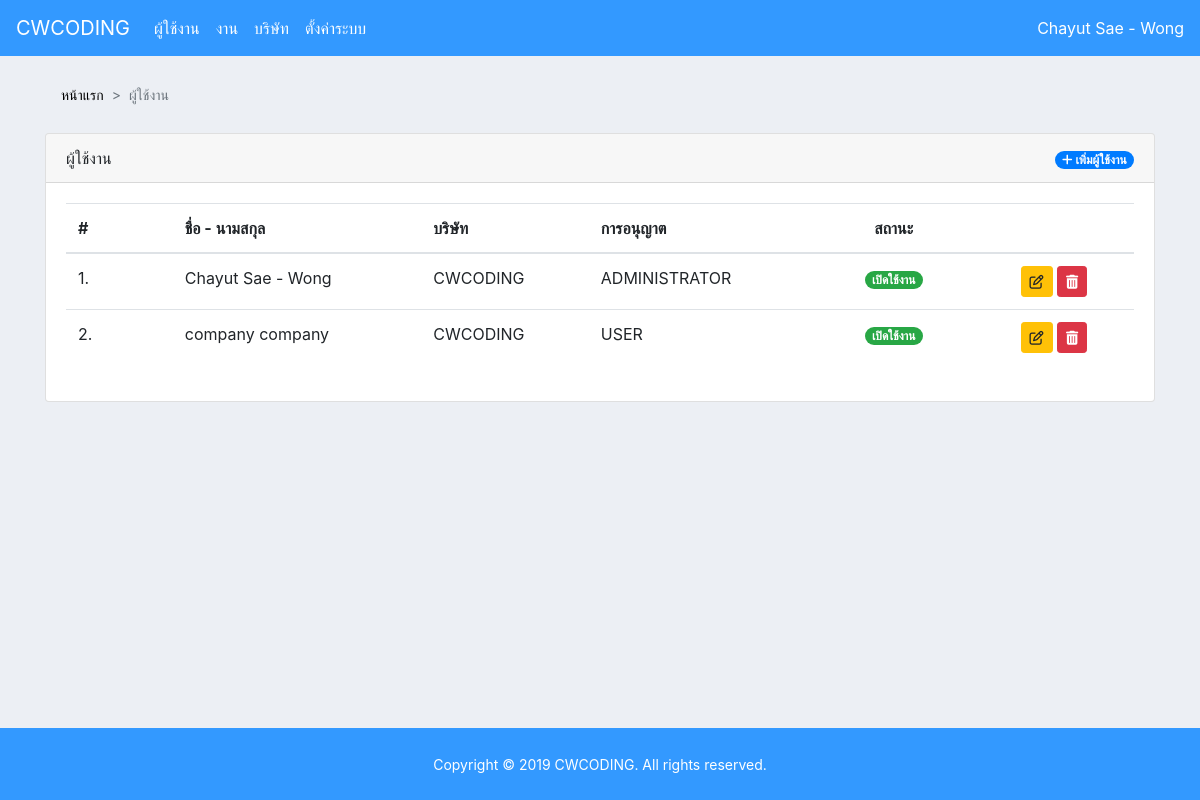
Screenshot of /app/dashboard/?page=users (signed in) with the database file from the repository.
### tables this page shows
CREATE TABLE `users` (
  `id` int(11) NOT NULL,
  `username` varchar(100) NOT NULL,
  `password` varchar(100) NOT NULL,
  `first_name` varchar(100) NOT NULL,
  `last_name` varchar(100) NOT NULL,
  `company` int(11) NOT NULL,
  `permission` enum('ADMINISTRATOR','USER') DEFAULT 'USER',
  `status` enum('Y','N') NOT NULL DEFAULT 'N',
  `updated_at` datetime NOT NULL,
  `created_at` datetime NOT NULL
);

CREATE TABLE `company` (
  `id` int(11) NOT NULL,
  `name` varchar(100) NOT NULL,
  `business_type` text NOT NULL,
  `about` text NOT NULL,
  `address` text NOT NULL,
  `province` int(11) NOT NULL,
  `tel` varchar(20) NOT NULL,
  `email` varchar(100) NOT NULL,
  `web_site` varchar(100) NOT NULL,
  `contact` varchar(100) NOT NULL,
  `updated_at` datetime NOT NULL,
  `created_at` datetime NOT NULL,
  `status` enum('Y','N') NOT NULL
);

### services/services.php (called while the page is built, shortened)
<?php
require_once("../../db_function/db_function.php");
$connection = db_connect();
function get_company($req = null)
{
    global $connection;
    if (!empty($req["id"])) {
        $id = $req["id"];
    }
    $sql = "SELECT `id`, `name`, `status`, `business_type`, `about`, `address`, `province`, `tel`, `email`, `web_site`, `contact`, `updated_at`, `created_at` FROM `company` ";
    if (!empty($req["id"])) {
        $sql .= "WHERE id = '" . $id . "' ";
    }
    $result = db_select($connection, $sql);
    $rows = array();
    if (!empty($result)) {
        foreach ($result as $row) {
            $rows[] = $row;
        }
    }
    return $rows;
}
function get_user($req = null)
{
    global $connection;
    $condition = true;
    $sql = "SELECT * FROM `users` ";
    if (!empty($req["company"])) {
        if($condition === true){
            $sql .= " WHERE ";
        }else{
            $sql .= " AND ";
        }
        $sql .= " company = '" . $req["company"] . "' ";
    }
    $result = db_select($connection, $sql);
    $rows = array();
    if (!empty($result)) {
        foreach ($result as $row) {
            $rows[] = $row;
        }
    }
    return $rows;
}

### db_function/db_function.php (called while the page is built, shortened)
<?php
function db_query($connection,$sql){
    try{
        $result = $connection->query($sql);
        return $result;
    }
    catch(Exception $e){
        echo "Erorer Code : " . $e->getCode() ."<br/>DB Query Failed: " . $e->getMessage();
        exit();
    }
}
function db_select($connection,$sql){
        $result = db_query($connection,$sql);
        $rows = array();
        while($row = $result->fetch_assoc()){
            $rows[] = $row;
        }
        return $rows;
}
?>

### app/users/users.php (the view, shortened to what this page needs)
<nav aria-label="breadcrumb" class="mt-3">
    <div class="container">
        <ol class="breadcrumb">
            <li class="breadcrumb-item"><a href="./">หน้าแรก</a></li>
            <li class="breadcrumb-item active" aria-current="page">ผู้ใช้งาน</li>
        </ol>
    </div>
</nav>
<div id="page-content">
    <div class="container">
        <div class="row">
            <div class="col-md-12">
                <div class="card">
                    <div class="card-header">
                        <div class="row">
                            <div class="col-md-6">
                                ผู้ใช้งาน
                            </div>
                            <div class="col-md-6 text-right">
                                <a href="?page=users_add" class="badge badge-pill badge-primary"><i class="fa fa-plus"></i>
                                    เพิ่มผู้ใช้งาน</a>
                            </div>
                        </div>
                    </div>
                    <div class="card-body">
                        <table id="myTable" class="table">
                            <thead>
                                <tr>
                                    <th style="width:10%;">#</th>
                                    <th>ชื่อ - นามสกุล</th>
                                    <th>บริษัท</th>
                                    <th>การอนุญาต</th>
                                    <th class="text-center" style="width:15%;">สถานะ</th>
                                    <th class="text-center" style="width:15%;"></th>
                                </tr>
                            </thead>
                            <tbody>
                                <?php
                                $req_user = array(
                                    "company" => $_SESSION["COMPANY"],
                                );
                                $res = get_user($req_user);
                                $num = 1;
                                foreach ($res as $row) {
                                    if ($row["status"] == "Y") {
                                        $bg_status = "badge-success";
                                        $status = "เปิดใช้งาน";
                                    } else {
                                        $bg_status = "badge-secondary";
                                        $status = "ปิดใช้งาน";
                                    }
                                    $company = "";
                                    if (!empty($row["company"])) {
                                        $req_company = array(
                                            "id" => $row["company"],
                                        );
                                        $res_company = get_company($req_company);
                                        $company = $res_company[0]["name"];
                                    }
                                    ?>
                                    <tr>
                                        <td scope="row"><?php echo $num; ?>.</td>
                                        <td><?php echo $row["first_name"] . " " . $row["last_name"]; ?></td>
                                        <td><?php echo $company; ?></td>
                                        <td><?php echo $row["permission"]; ?></td>
                                        <td class="text-center"><span class="badge badge-pill <?php echo $bg_status; ?>"><?php echo $status; ?></span></td>
                                        <td class="text-center">
                                            <form method="POST" class="d-inline" action="?page=users_edit">
                                                <button title="แก้ไข" class="btn btn-warning btn-sm text-black"><i class="fa fa-edit"></i></button>
                                            </form>
                                            <form method="POST" class="d-inline" action="../users/do_users.php">
                                                <button title="ลบ" onClick="return confirm('คุณต้องการลบข้อมูลนี้ใช่หรือไม่ ?');" class="btn btn-danger btn-sm text-black"><i class="fa fa-trash"></i></button>
                                            </form>
                                        </td>
                                    </tr>
                                <?php $num++;
                                } ?>
                            </tbody>
                        </table>
                    </div>
                </div>
            </div>
        </div>
    </div>
</div>

### app/dashboard/index.php (shortened to what this page needs)
<?php
require_once("../../services/services.php");
$page = isset($_GET["page"]) ? $_GET["page"] : "dashboard";
$ex_page = explode("_", $page);
?>
<!DOCTYPE html>
<html lang="en">
<head>
    <link rel="stylesheet" href="../../node_modules/bootstrap/dist/css/bootstrap.min.css">
    <link rel="stylesheet" href="../../node_modules/font-awesome/css/font-awesome.min.css">
    <link rel="stylesheet" href="../../node_modules/sweetalert2/dist/sweetalert2.min.css">
    <link rel="stylesheet" type="text/css" href="https://cdn.datatables.net/w/bs4-4.1.1/dt-1.10.18/r-2.2.2/datatables.min.css" />
    <link rel="stylesheet" href="../../assets/css/style.css">
</head>
<body class="d-flex flex-column">
    <?php include("../../include/navbar.php"); ?>
    <?php
    if ($page == "dashboard") {
        ?>
        <div id="page-content" class="mt-4">
            <div class="container text-center">
                <div class="row justify-content-center">
                    <div class="col-md-12">
                        <div class="card">
                            <div class="card-body">
                                <h1 class="font-weight-light mt-4">ยินดีต้อนรับคุณ <?php echo $_SESSION["FIRSTNAME"]." ".$_SESSION["LASTNAME"];?></h1>
                            </div>
                        </div>
                    </div>
                </div>
            </div>
        </div>
    <?php } elseif ($ex_page[0] == "system") {
        include("../" . $ex_page[0] . "_settings/" . $page . ".php");
    } else {
        include("../" . $ex_page[0] . "/" . $page . ".php");
    } ?>
    <?php include("../../include/footer.php"); ?>
</body>
</html>

### include/navbar.php (shortened to what this page needs)
<nav class="navbar navbar-expand-lg navbar-light bg-blue">
    <a class="navbar-brand text-white" href="./">CWCODING</a>
    <div class="nav-right ml-auto">
        <ul class="nav justify-content-end">
            <li class="nav_item">
                <a id="txt" class="nav-link text-white"></a>
            </li>
            <li class="nav-item dropdown position-static">
                <a class="nav-link text-white" href="#" id="navbarDropdown" role="button" data-toggle="dropdown" aria-haspopup="true" aria-expanded="true">
                    <?php echo $_SESSION["FIRSTNAME"] . " " . $_SESSION["LASTNAME"]; ?>
                </a>
            </li>
        </ul>
    </div>
    <div class="collapse navbar-collapse" id="navbarSupportedContent">
        <ul class="nav navbar-nav">
            <li class="nav-item dropdown">
                <a class="nav-link" href="#" id="navbarDropdown" role="button" data-toggle="dropdown" aria-haspopup="true" aria-expanded="false">
                    ผู้ใช้งาน
                </a>
            </li>
            <li class="nav-item dropdown">
                <a class="nav-link" href="#" id="navbarDropdown" role="button" data-toggle="dropdown" aria-haspopup="true" aria-expanded="false">
                    งาน
                </a>
            </li>
            <?php
            if ($_SESSION["PERMISSION"] == "ADMINISTRATOR") {
                ?>
                <li class="nav-item dropdown">
                    <a class="nav-link" href="#" id="navbarDropdown" role="button" data-toggle="dropdown" aria-haspopup="true" aria-expanded="false">
                        บริษัท
                    </a>
                </li>
            <?php } ?>
            <?php
            if ($_SESSION["PERMISSION"] == "ADMINISTRATOR") {
                ?>
                <li class="nav-item dropdown">
                    <a class="nav-link" href="#" id="navbarDropdown" role="button" data-toggle="dropdown" aria-haspopup="true" aria-expanded="false">
                        ตั้งค่าระบบ
                    </a>
                </li>
            <?php } ?>
        </ul>
    </div>
</nav>

### include/footer.php
<footer id="sticky-footer" class="py-4 bg-blue text-white">
    <div class="container text-center">
        <small>Copyright &copy; 2019 CWCODING. All rights reserved.</small>
    </div>
</footer>

### assets/css/style.css (style rules this page uses)
:root { --input-padding-x: 1.5rem; --input-padding-y: .75rem; }
body { background: #007bff; background: linear-gradient(to right, #0062E6, #33AEFF); }
html, body { height: 100%; }
body { background: #eceff4 !important; }
#page-content { flex: 1 0 auto; }
#sticky-footer { flex-shrink: none; }
.bg-blue { background-color: #3399FF; }
.navbar-light .navbar-nav .nav-link { color: #FFF; }
@media (min-width: 992px) { .nav-right { position: absolute; right: 0; } }
.breadcrumb-item+.breadcrumb-item::before { display: inline-block; padding-right: .5rem; color: #6c757d; content: ">"; }
.breadcrumb { display: -ms-flexbox; display: flex; -ms-flex-wrap: wrap; flex-wrap: wrap; padding: .75rem 1rem; margin-bottom: 1rem; list-style: none; background-color: transparent; border-radius: .25rem; }
.breadcrumb-item { font-size: 14px; }
.breadcrumb-item>a { color: #000000; text-decoration: none; }

### rows the page displays
users: first_name "Chayut", last_name "Sae - Wong", company.name "CWCODING", permission "ADMINISTRATOR", status "เปิดใช้งาน"
users: first_name "company", last_name "company", permission "USER", status "เปิดใช้งาน"
company: name "CWCODING"

### other values shown
$_SESSION["FIRSTNAME"] "Chayut"
$_SESSION["LASTNAME"] "Sae - Wong"
